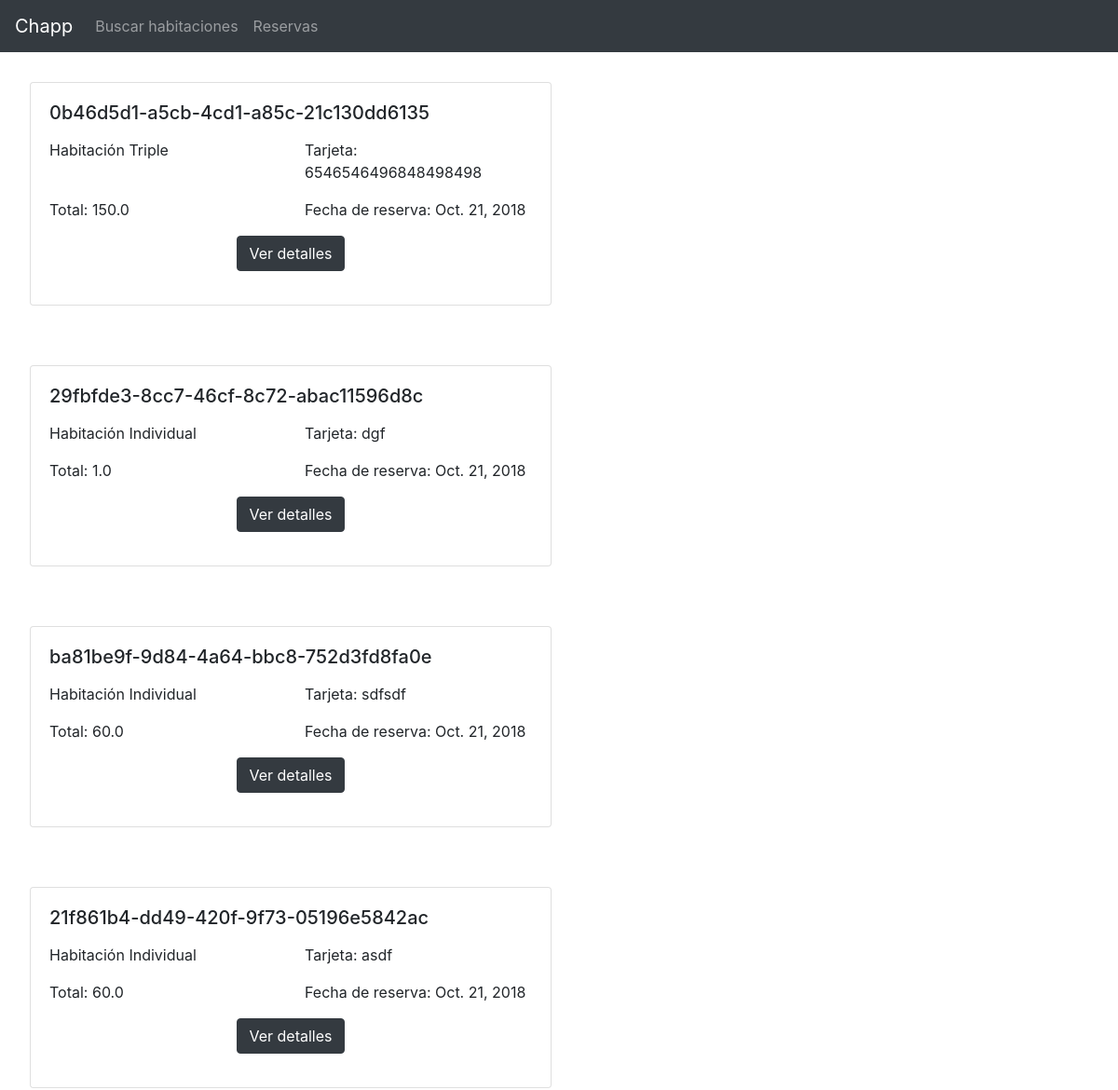
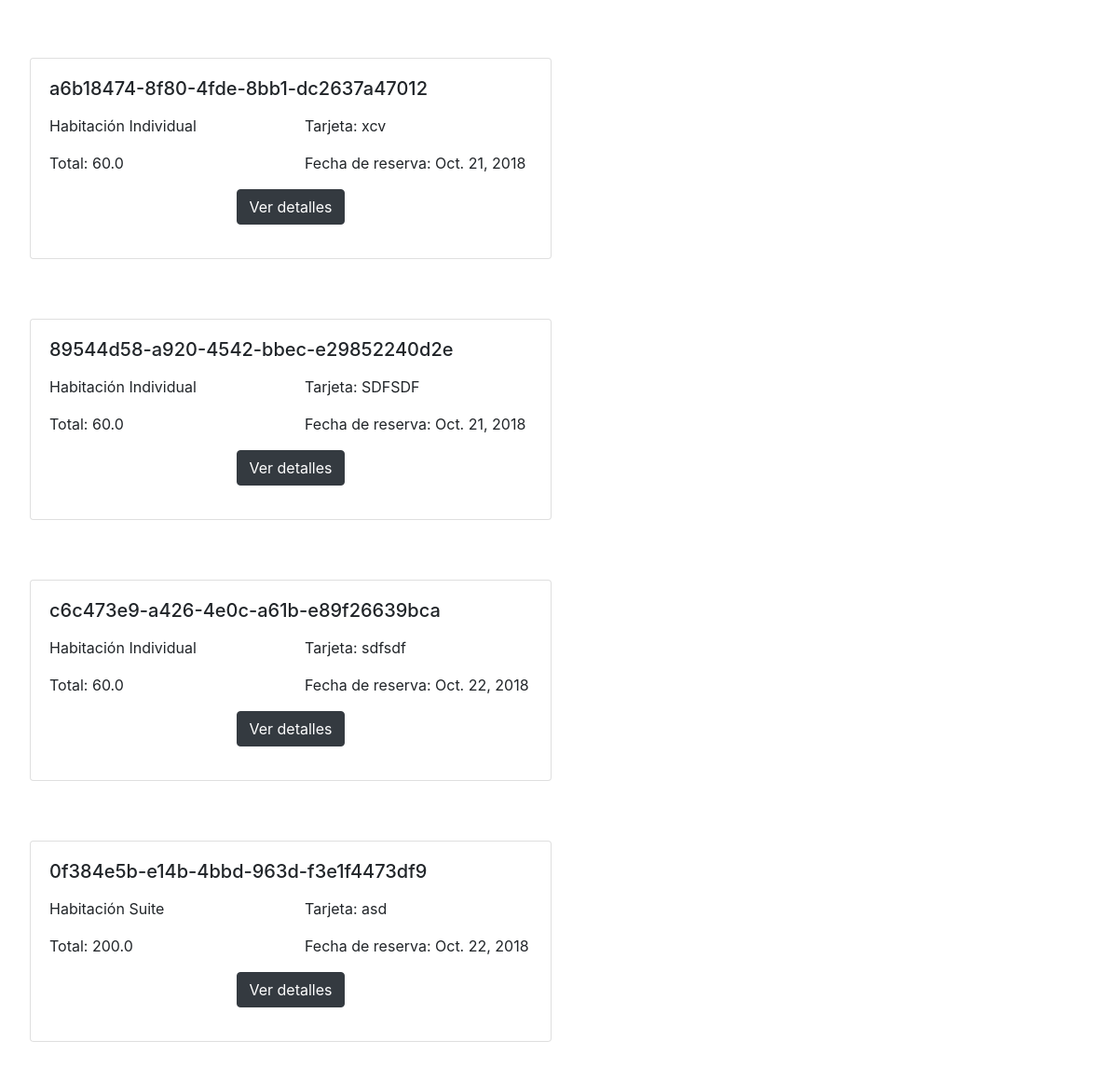
The app's page /booking/reservations/ (signed in), older data (2 pictures, top to bottom).
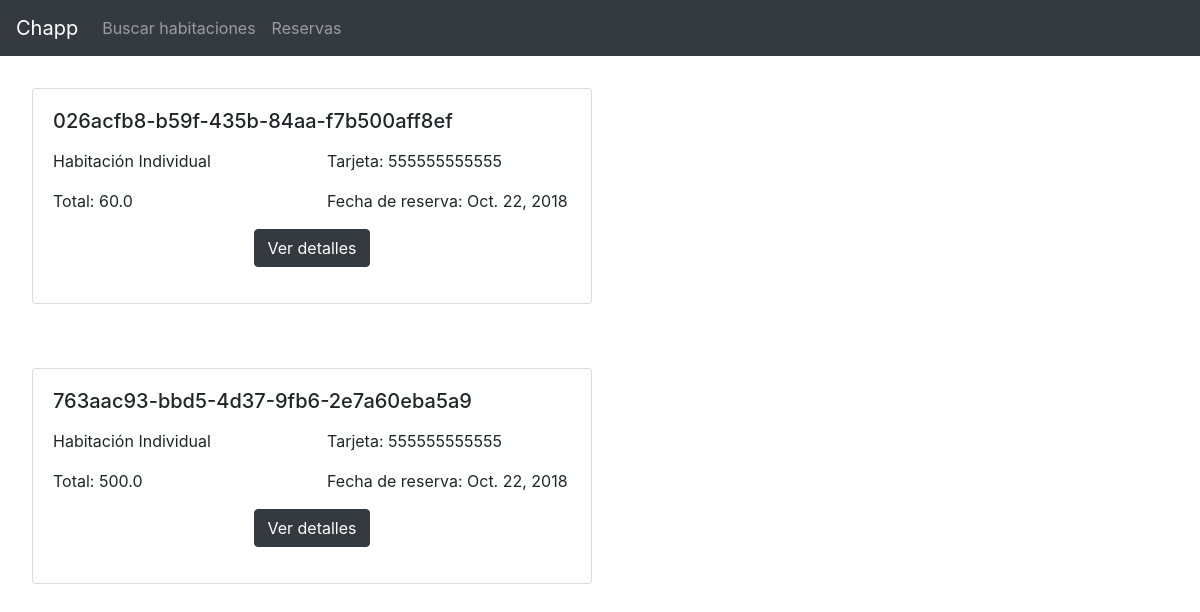
The same page, newer data.
### booking/models.py (models this page shows, shortened)
class Booking(models.Model):
    room = models.ForeignKey(Room, on_delete=models.PROTECT)
    user = models.ForeignKey(User, on_delete=models.PROTECT)
    code = models.UUIDField(unique=True, default=uuid.uuid4, editable=False)
    amount_number = models.FloatField()
    days_number = models.IntegerField()
    payment_card_text = models.CharField(max_length=20)
    phone_number_text = models.CharField(max_length=20)
    comment_text = models.CharField(max_length=1000, null=True)
    name_text = models.CharField(max_length=60)
    surname_text = models.CharField(max_length=60)
    id_card_text = models.CharField(max_length=20)
    email = models.EmailField()
    date = models.DateField()
    from_date = models.DateField()
    to_date = models.DateField()

class Room(models.Model):
    type_text = models.CharField(max_length=200)
    available_date = models.DateField()
    price_number = models.FloatField()
    description_text = models.CharField(max_length=1000)

### booking/views.py (the view, shortened to what this page needs)
# urls.py: path('reservations/', views.reservations, name='reservations'),
def reservations(request):
    user = request.user
    reservations = Booking.objects.filter(user=user)
    return render(request, 'booking/reservations.html', {'reservations': reservations})

### booking/templates/booking/reservations.html
{% extends "booking/layouts/base.html" %}
{% load static %}
{% block content %}
  <link rel="stylesheet" type="text/css" href="{% static 'booking/css/reservations.css' %}">
  <div class="d-flex flex-row flex-wrap">
    {% for reservation in reservations %}
      <div class="card">
        <div class="card-body">
          <h5 class="card-title">{{ reservation.code }}</h5>
          <p class="card-text">
            <div class="row">
              <div class="col-6">
                <p>Habitación {{ reservation.room.type_text }}</p>
              </div>
              <div class="col-6">
                <p>Tarjeta: {{ reservation.payment_card_text }}</p>
              </div>
              <div class="col-6">
                <p>Total: {{ reservation.amount_number }}</p>
              </div>
              <div class="col-6">
                <p>Fecha de reserva: {{ reservation.date }}</p>
              </div>
            </div>
            <div class="row">
              <div class="col-12 text-center button">
                <a class="btn btn-dark" href="{% url 'booking:detail' reservation.id %}">Ver detalles</a>
              </div>
            </div>
          </p>
        </div>
      </div>
    {% endfor %}
  </div>
{% endblock %}

### booking/templates/booking/layouts/base.html (shortened to what this page needs)
<!DOCTYPE html>
<html lang="en">
  <head>
      <link
        rel="stylesheet"
        href="https://maxcdn.bootstrapcdn.com/bootstrap/4.0.0/css/bootstrap.min.css"
>
  </head>
  <body>
      {% load static %}
      {% include 'booking/layouts/navbar.html' %}
      {% block content %}{% endblock %}
      <link rel="stylesheet" type="text/css" href="{% static 'booking/css/style.css' %}">
  </body>
</html>

### booking/templates/booking/layouts/navbar.html (shortened to what this page needs)
<nav class="navbar navbar-expand-md navbar-dark bg-dark">
  <a class="navbar-brand" style="color:white;">Chapp</a>
  <div class="collapse navbar-collapse" id="navbarsExampleDefault">
    <ul class="navbar-nav mr-auto">
      <li class="nav-item {{ search_page }}">
        <a class="nav-link" href="{% url 'booking:search' %}">Buscar habitaciones</a>
      </li>
      <li class="nav-item {{ search_page }}">
        <a class="nav-link" href="{% url 'booking:reservations' %}">Reservas</a>
      </li>
    </ul>
  </div>
</nav>

### booking/static/booking/css/reservations.css (style rules this page uses)
.card { margin: 2rem; width: 35rem; }

### booking/static/booking/css/style.css (style rules this page uses)
body { background-color: white; }

Row changes from the older to the newer data that the page shows:
removed Booking: code "0b46d5d1-a5cb-4cd1-a85c-21c130dd6135", room.type_text "Triple", payment_card_text "6546546496848498498", amount_number "150.0", date "Oct. 21, 2018"
removed Booking: code "29fbfde3-8cc7-46cf-8c72-abac11596d8c", room.type_text "Individual", payment_card_text "dgf", amount_number "1.0", date "Oct. 21, 2018"
removed Booking: code "ba81be9f-9d84-4a64-bbc8-752d3fd8fa0e", room.type_text "Individual", payment_card_text "sdfsdf", amount_number "60.0", date "Oct. 21, 2018"
removed Booking: code "21f861b4-dd49-420f-9f73-05196e5842ac", room.type_text "Individual", payment_card_text "asdf", amount_number "60.0", date "Oct. 21, 2018"
removed Booking: code "a6b18474-8f80-4fde-8bb1-dc2637a47012", room.type_text "Individual", payment_card_text "xcv", amount_number "60.0", date "Oct. 21, 2018"
removed Booking: code "89544d58-a920-4542-bbec-e29852240d2e", room.type_text "Individual", payment_card_text "SDFSDF", amount_number "60.0", date "Oct. 21, 2018"
removed Booking: code "c6c473e9-a426-4e0c-a61b-e89f26639bca", room.type_text "Individual", payment_card_text "sdfsdf", amount_number "60.0", date "Oct. 22, 2018"
removed Booking: code "0f384e5b-e14b-4bbd-963d-f3e1f4473df9", room.type_text "Suite", payment_card_text "asd", amount_number "200.0", date "Oct. 22, 2018"
added Booking: code "026acfb8-b59f-435b-84aa-f7b500aff8ef", room.type_text "Individual", payment_card_text "555555555555", amount_number "60.0", date "Oct. 22, 2018"
added Booking: code "763aac93-bbd5-4d37-9fb6-2e7a60eba5a9", room.type_text "Individual", payment_card_text "555555555555", amount_number "500.0", date "Oct. 22, 2018"
